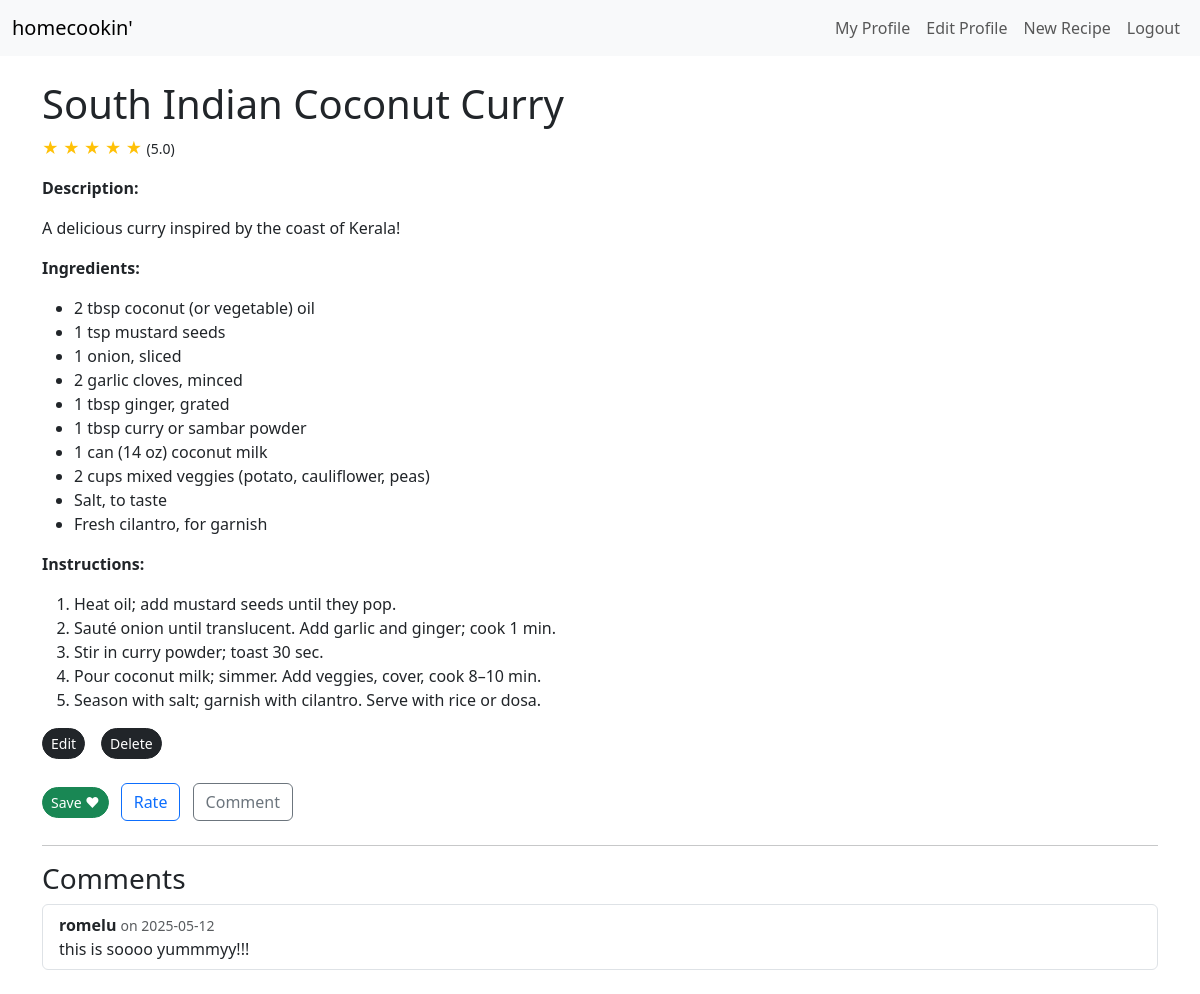
/recipe/4 (signed in), run on the app's committed database.
### app/models.py (models this page shows, shortened)
class Recipe(db.Model):
    id = db.Column(db.Integer, primary_key=True)
    title = db.Column(db.String(80), nullable = False) #cant be empty
    description = db.Column(db.Text, nullable = False)
    ingredients = db.Column(db.Text, nullable = False)
    instructions = db.Column(db.Text, nullable = False)
    created = db.Column(db.DateTime, default=datetime.utcnow) # use current time
    user_id = db.Column(db.Integer, db.ForeignKey("user.id"), nullable=True)
    ratings  = db.relationship('Rating',  backref='recipe', lazy=True)
    comments = db.relationship('Comment', backref='recipe', lazy=True)
    tags = db.relationship(
        'Tag',
        secondary=recipe_tags,
        back_populates='recipes',
        lazy='select'
    )

class Comment(db.Model):
    id        = db.Column(db.Integer, primary_key=True)
    body      = db.Column(db.Text, nullable=False)
    user_id   = db.Column(db.Integer, db.ForeignKey("user.id"), nullable=False)
    recipe_id = db.Column(db.Integer, db.ForeignKey("recipe.id"), nullable=False)
    timestamp = db.Column(db.DateTime, default=datetime.utcnow)

class User(db.Model, UserMixin):
    id = db.Column(db.Integer, primary_key=True)
    username = db.Column(db.String(32), unique=True, nullable=False)
    email    = db.Column(db.String(120), unique=True, nullable=False)
    password = db.Column(db.String(32), nullable=False)
    recipes = db.relationship('Recipe', backref='author', lazy=True)
    ratings  = db.relationship('Rating',  backref='user',   lazy=True)    # ← add this
    comments = db.relationship('Comment', backref='user',   lazy=True)
    saved_recipes = db.relationship('Recipe', secondary=saved, backref=db.backref('saved_by', lazy='dynamic'), lazy='dynamic')

### app/routes.py (the view)
@app.route('/recipe/<int:recipe_id>')
def view_recipe(recipe_id):
    recipe       = Recipe.query.get_or_404(recipe_id)
    rating_form  = RatingForm()
    comment_form = CommentForm()
    delete_form = DeleteForm()
    ratings = [r.score for r in recipe.ratings]
    avg_rating = mean(ratings) if ratings else None
    return render_template(
        'view_recipe.html',
        recipe=recipe,
        rating_form=rating_form,
        comment_form=comment_form,
        delete_form=delete_form,
        avg_rating=avg_rating
    )

### app/forms.py
class RatingForm(FlaskForm):
    score = SelectField("Rate this recipe", choices=[(str(i), i) for i in range(1,6)], coerce=int)
    submit = SubmitField("Submit Rating")

class CommentForm(FlaskForm):
    body = TextAreaField("Your comment", validators=[DataRequired(), Length(max=500)])
    submit = SubmitField("Post Comment")

### app/__init__.py (called while the page is built)
@login_manager.user_loader
def load_user(user_id):
    return User.query.get(int(user_id))

### app/templates/view_recipe.html (shortened to what this page needs)
{% extends "base.html" %}
{% block content %}
    <h1>{{ recipe.title }}</h1>
    {% if avg_rating %}
      <p>
        {% for i in range(1,6) %}
          {% if i <= avg_rating %}
            <span class="text-warning">&#9733;</span>
          {% else %}
            <span class="text-secondary">&#9734;</span>
          {% endif %}
        {% endfor %}
        <small>({{ '%.1f'|format(avg_rating) }})</small>
      </p>
    {% else %}
      <p><em>No ratings yet.</em></p>
    {% endif %}
    <p><strong>Description:</strong></p>
    <p>{{ recipe.description }}</p>
    <p><strong>Ingredients:</strong></p>
    {% if '\n' in recipe.ingredients %}
      <ul>
        {% for item in recipe.ingredients.split('\n') if item.strip() %}
          <li>{{ item.strip() }}</li>
        {% endfor %}
      </ul>
    {% else %}
      <p>{{ recipe.ingredients }}</p>
    {% endif %}
    <p><strong>Instructions:</strong></p>
    {% if '\n' in recipe.instructions %}
      <ol>
        {% for step in recipe.instructions.split('\n') if step.strip() %}
          <li>{{ step.strip() }}</li>
        {% endfor %}
      </ol>
    {% else %}
      <p>{{ recipe.instructions }}</p>
    {% endif %}
    {% if current_user.is_authenticated and current_user.id == recipe.user_id %}
        <div class="d-flex gap-2 mb-4">
          <a href="{{ url_for('edit_recipe', recipe_id=recipe.id) }}"
             class="btn btn-dark btn-sm rounded-pill me-2">
            Edit
          </a>
          <form action="{{ url_for('delete_recipe', recipe_id=recipe.id) }}"
                method="POST"
                class="d-inline">
            {{ delete_form.submit(class_="btn btn-dark btn-sm rounded-pill") }}
          </form>
        </div>
    {% endif %}
    <div class="mb-4">
        <form method="POST"
              action="{{ url_for('save_recipe', recipe_id=recipe.id) }}"
              class="d-inline me-2">
          {% if recipe in current_user.saved_recipes %}
            <button type="submit" class="btn btn-success btn-sm rounded-pill">
              Unsave 💔
            </button>
          {% else %}
            <button type="submit" class="btn btn-success btn-sm rounded-pill">
              Save ♥
            </button>
          {% endif %}
        </form>
      <button type="button" class="btn btn-outline-primary me-2" data-bs-toggle="modal" data-bs-target="#rateModal">
        Rate
      </button>
      <button type="button" class="btn btn-outline-secondary" data-bs-toggle="modal" data-bs-target="#commentModal">
        Comment
      </button>
    </div>
    <hr>
    <h3>Comments</h3>
        <ul class="list-group mb-4">
          {% for c in recipe.comments %}
            <li class="list-group-item">
              <strong>{{ c.user.username }}</strong>
              <span class="text-muted small">on {{ c.timestamp.strftime("%Y-%m-%d") }}</span>
              <p class="mb-0">{{ c.body }}</p>
            </li>
          {% else %}
            <li class="list-group-item">No comments yet.</li>
          {% endfor %}
        </ul>
{% endblock %}

### data on the page
Recipe: title "South Indian Coconut Curry", description "A delicious curry inspired by the coast of Kerala!"
Comment: user.username "romelu", timestamp "2025-05-12", body "this is soooo yummmyy!!!"

### other printed values
{{ '%.1f'|format(avg_rating) }} "5.0"
{{ item.strip() }} "2 tbsp coconut (or vegetable) oil" "1 tsp mustard seeds" "1 onion, sliced" "2 garlic cloves, minced" "1 tbsp ginger, grated" "1 tbsp curry or sambar powder" "1 can (14 oz) coconut milk" "2 cups mixed veggies (potato, cauliflower, peas)" "Salt, to taste" "Fresh cilantro, for garnish"
{{ step.strip() }} "Heat oil; add mustard seeds until they pop." "Sauté onion until translucent. Add garlic and ginger; cook 1 min." "Stir in curry powder; toast 30 sec." "Pour coconut milk; simmer. Add veggies, cover, cook 8–10 min." "Season with salt; garnish with cilantro. Serve with rice or dosa."
